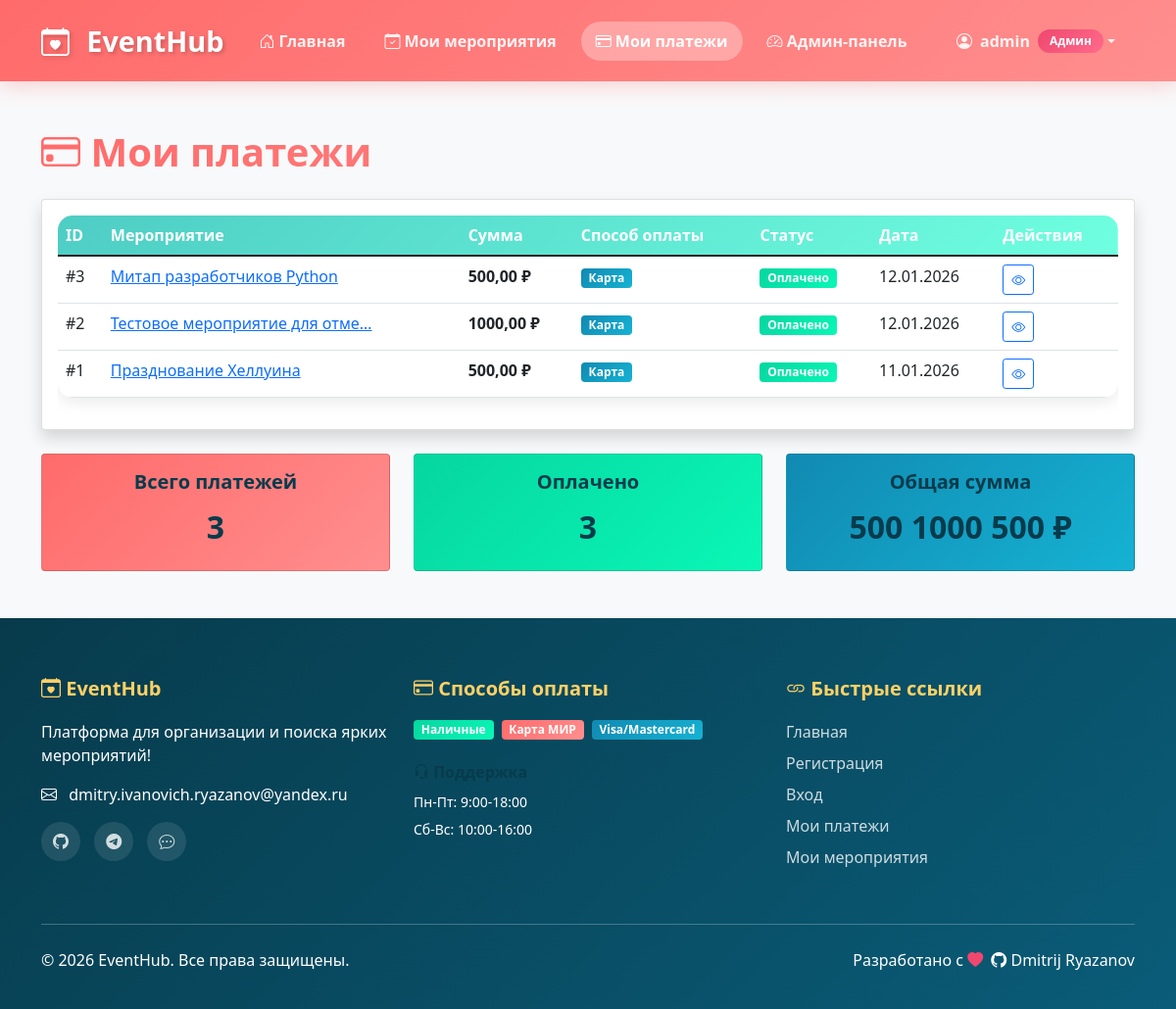
The app's page /my-payments/ (signed in) with its own data.
### users/models.py (models this page shows)
class User(AbstractUser):
    ROLE_CHOICES = [
        ('user', 'Обычный пользователь'),
        ('organizer', 'Организатор'),
        ('admin', 'Администратор'),
    ]
    role = models.CharField(
        max_length=20,
        choices=ROLE_CHOICES,
        default='user',
        verbose_name='Роль'
    )
    phone = models.CharField(max_length=20, blank=True, verbose_name='Телефон')
    bio = models.TextField(blank=True, verbose_name='Биография')
    def is_admin(self):
        return self.role == 'admin' or self.is_superuser
    def is_organizer(self):
        return self.role == 'organizer'
    class Meta:
        verbose_name = 'Пользователь'
        verbose_name_plural = 'Пользователи'

### events/models.py (models this page shows, shortened)
class Payment(models.Model):
    PAYMENT_STATUS_CHOICES = [
        ('pending', 'Ожидает оплаты'),
        ('processing', 'В обработке'),
        ('completed', 'Оплачено'),
        ('failed', 'Ошибка оплаты'),
        ('refunded', 'Возвращено'),
        ('refund_pending', 'Ожидает возврата'),
    ]
    PAYMENT_METHOD_CHOICES = [
        ('cash', 'Наличные'),
        ('card_mir', 'Карта МИР'),
        ('card_other', 'Другая карта'),
    ]
    registration = models.OneToOneField(
        Registration,
        on_delete=models.CASCADE,
        related_name='payment',
        verbose_name='Регистрация'
    )
    amount = models.DecimalField(max_digits=10, decimal_places=2, verbose_name='Сумма')
    payment_method = models.CharField(max_length=20, choices=PAYMENT_METHOD_CHOICES, verbose_name='Способ оплаты')
    status = models.CharField(max_length=20, choices=PAYMENT_STATUS_CHOICES, default='pending', verbose_name='Статус оплаты')
    transaction_id = models.CharField(max_length=100, blank=True, null=True, verbose_name='ID транзакции')
    refund_transaction_id = models.CharField(max_length=100, blank=True, null=True, verbose_name='ID возврата')
    bank_response = models.JSONField(default=dict, blank=True, verbose_name='Ответ банка')
    refund_response = models.JSONField(default=dict, blank=True, verbose_name='Ответ на возврат')
    created_at = models.DateTimeField(auto_now_add=True, verbose_name='Создано')
    updated_at = models.DateTimeField(auto_now=True, verbose_name='Обновлено')
    paid_at = models.DateTimeField(blank=True, null=True, verbose_name='Оплачено')
    refunded_at = models.DateTimeField(blank=True, null=True, verbose_name='Возвращено')
    class Meta:
        verbose_name = 'Платеж'
        verbose_name_plural = 'Платежи'
        ordering = ['-created_at']

class Registration(models.Model):
    STATUS_CHOICES = [
        ('pending', 'Ожидает оплаты'),
        ('confirmed', 'Подтверждено'),
        ('cancelled', 'Отменено'),
        ('refunded', 'Средства возвращены'),
    ]
    PAYMENT_METHOD_CHOICES = [
        ('cash', 'Наличные при встрече'),
        ('card_mir', 'Картой МИР онлайн'),
        ('card_other', 'Другой картой онлайн'),
        ('not_selected', 'Не выбран'),
    ]
    user = models.ForeignKey(
        settings.AUTH_USER_MODEL,
        on_delete=models.CASCADE,
        verbose_name='Пользователь',
        related_name='registrations'
    )
    event = models.ForeignKey(
        Event,
        on_delete=models.CASCADE,
        verbose_name='Мероприятие',
        related_name='registrations'
    )
    created_at = models.DateTimeField(auto_now_add=True, verbose_name='Зарегистрирован')
    status = models.CharField(max_length=20, choices=STATUS_CHOICES, default='pending', verbose_name='Статус регистрации')
    payment_method = models.CharField(max_length=20, choices=PAYMENT_METHOD_CHOICES, default='not_selected', verbose_name='Способ оплаты')
    cancelled_at = models.DateTimeField(blank=True, null=True, verbose_name='Отменено')
    cancellation_reason = models.TextField(blank=True, verbose_name='Причина отмены')
    class Meta:
        verbose_name = 'Регистрация'
        verbose_name_plural = 'Регистрации'
        unique_together = ('user', 'event')

class Event(models.Model):
    STATUS_CHOICES = [
        ('draft', 'Черновик'),
        ('published', 'Опубликовано'),
        ('cancelled', 'Отменено'),
    ]
    title = models.CharField(max_length=200, verbose_name='Название')
    description = models.TextField(verbose_name='Описание')
    date = models.DateTimeField(verbose_name='Дата и время')
    location = models.CharField(max_length=200, verbose_name='Место')
    category = models.ForeignKey(Category, on_delete=models.SET_NULL, null=True, verbose_name='Категория')
    image = models.ImageField(upload_to='events/', blank=True, null=True, verbose_name='Изображение')
    max_participants = models.IntegerField(default=0, verbose_name='Макс. участников')
    price = models.DecimalField(max_digits=10, decimal_places=2, default=0, verbose_name='Цена')
    creator = models.ForeignKey(settings.AUTH_USER_MODEL, on_delete=models.CASCADE, verbose_name='Создатель')
    status = models.CharField(max_length=20, choices=STATUS_CHOICES, default='draft', verbose_name='Статус')
    created_at = models.DateTimeField(auto_now_add=True, verbose_name='Создано')
    updated_at = models.DateTimeField(auto_now=True, verbose_name='Обновлено')
    class Meta:
        verbose_name = 'Мероприятие'
        verbose_name_plural = 'Мероприятия'
        ordering = ['-date']

### events/views.py (the view)
# urls.py: path('my-payments/', my_payments_view, name='my_payments'),
@login_required
def my_payments_view(request):
    payments = Payment.objects.filter(registration__user=request.user).order_by('-created_at')
    context = {
        'payments': payments,
    }
    return render(request, 'events/my_payments.html', context)

### templates/events/my_payments.html (shortened to what this page needs)
{% extends 'base.html' %}
{% block content %}
<div class="container py-5">
    <h1 class="mb-4">
        <i class="bi bi-credit-card"></i> Мои платежи
    </h1>
    {% if payments %}
    <div class="card shadow">
        <div class="card-body">
            <div class="table-responsive">
                <table class="table table-hover">
                    <thead>
                        <tr>
                            <th>ID</th>
                            <th>Мероприятие</th>
                            <th>Сумма</th>
                            <th>Способ оплаты</th>
                            <th>Статус</th>
                            <th>Дата</th>
                            <th>Действия</th>
                        </tr>
                    </thead>
                    <tbody>
                        {% for payment in payments %}
                        <tr>
                            <td>#{{ payment.id }}</td>
                            <td>
                                <a href="{% url 'event_detail' payment.registration.event.id %}">
                                    {{ payment.registration.event.title|truncatechars:30 }}
                                </a>
                            </td>
                            <td><strong>{{ payment.amount }} ₽</strong></td>
                            <td>
                                {% if payment.payment_method == 'card_mir' %}
                                    <span class="badge bg-primary">МИР</span>
                                {% elif payment.payment_method == 'card_other' %}
                                    <span class="badge bg-info">Карта</span>
                                {% else %}
                                    <span class="badge bg-success">Наличные</span>
                                {% endif %}
                            </td>
                            <td>
                                {% if payment.status == 'completed' %}
                                    <span class="badge bg-success">Оплачено</span>
                                {% elif payment.status == 'processing' %}
                                    <span class="badge bg-warning">В обработке</span>
                                {% elif payment.status == 'pending' %}
                                    <span class="badge bg-secondary">Ожидает</span>
                                {% else %}
                                    <span class="badge bg-danger">{{ payment.get_status_display }}</span>
                                {% endif %}
                            </td>
                            <td>{{ payment.created_at|date:"d.m.Y" }}</td>
                            <td>
                                <a href="{% url 'event_detail' payment.registration.event.id %}" class="btn btn-sm btn-outline-primary">
                                    <i class="bi bi-eye"></i>
                                </a>
                            </td>
                        </tr>
                        {% endfor %}
                    </tbody>
                </table>
            </div>
        </div>
    </div>
    <div class="row mt-4">
        <div class="col-md-4">
            <div class="card bg-primary text-white">
                <div class="card-body text-center">
                    <h5 class="card-title">Всего платежей</h5>
                    <h2>{{ payments.count }}</h2>
                </div>
            </div>
        </div>
        <div class="col-md-4">
            <div class="card bg-success text-white">
                <div class="card-body text-center">
                    <h5 class="card-title">Оплачено</h5>
                    <h2>{{ payments|length }}</h2>
                </div>
            </div>
        </div>
        <div class="col-md-4">
            <div class="card bg-info text-white">
                <div class="card-body text-center">
                    <h5 class="card-title">Общая сумма</h5>
                    <h2>
                        {% with total=0 %}
                            {% for payment in payments %}
                                {% if payment.status == 'completed' %}
                                    {% widthratio payment.amount 1 1 as amount %}
                                    {{ amount|add:total }}
                                {% endif %}
                            {% endfor %}
                        {% endwith %} ₽
                    </h2>
                </div>
            </div>
        </div>
    </div>
    {% endif %}
</div>
{% endblock %}

### templates/base.html (shortened to what this page needs)
<!DOCTYPE html>
<html lang="ru">
<head>
    <link href="https://cdn.jsdelivr.net/npm/bootstrap@5.1.3/dist/css/bootstrap.min.css" rel="stylesheet">
    <link rel="stylesheet" href="https://cdn.jsdelivr.net/npm/bootstrap-icons@1.8.1/font/bootstrap-icons.css">
</head>
<body>
    <nav class="navbar navbar-expand-lg navbar-dark">
        <div class="container">
            <a class="navbar-brand" href="{% url 'home' %}">
                <i class="bi bi-calendar-heart"></i> EventHub
            </a>
            <div class="collapse navbar-collapse" id="navbarNav">
                <ul class="navbar-nav me-auto">
                    <li class="nav-item">
                        <a class="nav-link {% if request.path == '/' %}active{% endif %}" href="{% url 'home' %}">
                            <i class="bi bi-house-door"></i> Главная
                        </a>
                    </li>
                    <li class="nav-item">
                        <a class="nav-link {% if 'my-events' in request.path %}active{% endif %}" href="{% url 'my_events' %}">
                            <i class="bi bi-calendar-check"></i> Мои мероприятия
                        </a>
                    </li>
                    {% if user.is_authenticated %}
                    <li class="nav-item">
                        <a class="nav-link {% if 'my-payments' in request.path %}active{% endif %}" href="{% url 'my_payments' %}">
                            <i class="bi bi-credit-card"></i> Мои платежи
                        </a>
                    </li>
                    {% endif %}
                    {% if user.is_authenticated and user.is_admin %}
                    <li class="nav-item">
                        <a class="nav-link {% if 'admin' in request.path %}active{% endif %}" href="{% url 'admin_panel' %}">
                            <i class="bi bi-speedometer2"></i> Админ-панель
                        </a>
                    </li>
                    {% endif %}
                </ul>
                <ul class="navbar-nav">
                    {% if user.is_authenticated %}
                    <li class="nav-item dropdown">
                        <a class="nav-link dropdown-toggle d-flex align-items-center" href="#" id="navbarDropdown" role="button" data-bs-toggle="dropdown">
                            <i class="bi bi-person-circle me-2"></i>
                            {{ user.username }}
                            {% if user.is_admin %}
                            <span class="admin-badge ms-2">Админ</span>
                            {% elif user.is_organizer %}
                            <span class="organizer-badge ms-2">Организатор</span>
                            {% else %}
                            <span class="user-badge ms-2">Участник</span>
                            {% endif %}
                        </a>
                    </li>
                    {% endif %}
                </ul>
            </div>
        </div>
    </nav>
    <main class="fade-in">
        {% block content %}{% endblock %}
    </main>
    <footer class="footer">
        <div class="container">
            <div class="row">
                <div class="col-lg-4 mb-4">
                    <h5><i class="bi bi-calendar-heart"></i> EventHub</h5>
                    <p class="mb-3">Платформа для организации и поиска ярких мероприятий!</p>
                    <p><i class="bi bi-envelope me-2"></i> dmitry.ivanovich.ryazanov@yandex.ru</p>
                    <div class="social-links mt-3">
                        <a href="https://github.com/Diryazan" target="_blank" title="GitHub">
                            <i class="bi bi-github"></i>
                        </a>
                        <a href="https://t.me/Diryazan" target="_blank" title="Telegram">
                            <i class="bi bi-telegram"></i>
                        </a>
                        <a href="#" title="VK">
                            <i class="bi bi-chat-dots"></i>
                        </a>
                    </div>
                </div>
                <div class="col-lg-4 mb-4">
                    <h5><i class="bi bi-credit-card"></i> Способы оплаты</h5>
                    <div class="d-flex flex-wrap gap-2 mt-3">
                        <span class="badge bg-success">Наличные</span>
                        <span class="badge bg-primary">Карта МИР</span>
                        <span class="badge bg-info">Visa/Mastercard</span>
                    </div>
                    <div class="mt-4">
                        <h6><i class="bi bi-headset"></i> Поддержка</h6>
                        <p class="mb-1"><small>Пн-Пт: 9:00-18:00</small></p>
                        <p class="mb-0"><small>Сб-Вс: 10:00-16:00</small></p>
                    </div>
                </div>
                <div class="col-lg-4 mb-4">
                    <h5><i class="bi bi-link"></i> Быстрые ссылки</h5>
                    <a href="{% url 'home' %}">Главная</a><br>
                    <a href="{% url 'register' %}">Регистрация</a><br>
                    <a href="{% url 'login' %}">Вход</a><br>
                    {% if user.is_authenticated %}
                    <a href="{% url 'my_payments' %}">Мои платежи</a><br>
                    <a href="{% url 'my_events' %}">Мои мероприятия</a>
                    {% endif %}
                </div>
            </div>
            <hr class="bg-light my-4">
            <div class="row">
                <div class="col-md-6">
                    <p class="mb-0">&copy; 2026 EventHub. Все права защищены.</p>
                </div>
                <div class="col-md-6 text-end">
                    <p class="mb-0">
                        Разработано с <i class="bi bi-heart-fill text-danger"></i>
                        <a href="https://github.com/Diryazan" target="_blank" class="text-white ms-1">
                            <i class="bi bi-github"></i> Dmitrij Ryazanov
                        </a>
                    </p>
                </div>
            </div>
        </div>
    </footer>
</body>
</html>

### records on screen
User: username "admin"
Payment: id "3", registration.event "Митап разработчиков Python", amount "500,00", payment_method "Карта", status "Оплачено", created_at "12.01.2026", amount "500"
Payment: id "2", registration.event "Тестовое мероприятие для отме…", amount "1000,00", payment_method "Карта", status "Оплачено", created_at "12.01.2026", amount "1000"
Payment: id "1", registration.event "Празднование Хеллуина", amount "500,00", payment_method "Карта", status "Оплачено", created_at "11.01.2026", amount "500"

### other values on screen
{{ payments.count }} "3"
{{ payments|length }} "3"
